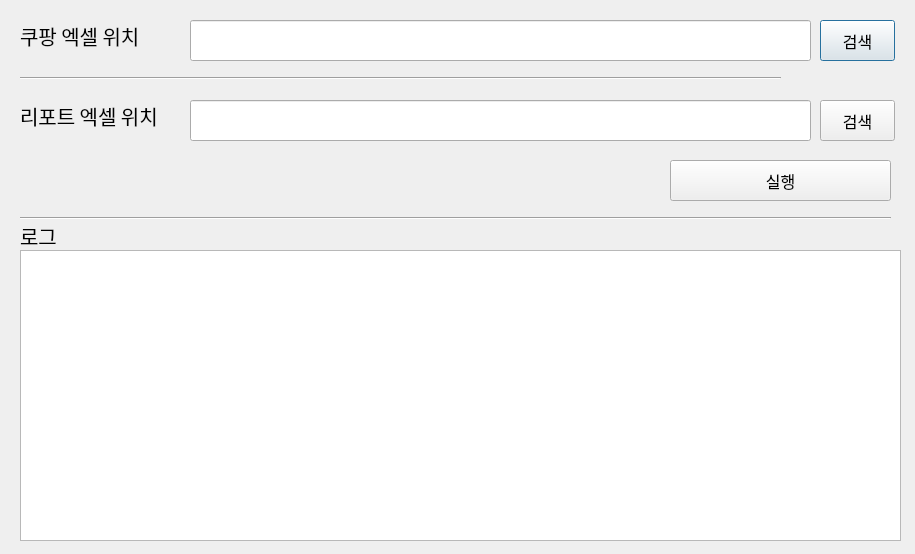
<?xml version="1.0" encoding="UTF-8"?>
<ui version="4.0">
 <class>Dialog</class>
 <widget class="QDialog" name="Dialog">
  <property name="geometry">
   <rect>
    <x>0</x>
    <y>0</y>
    <width>915</width>
    <height>554</height>
   </rect>
  </property>
  <property name="windowTitle">
   <string>Dialog</string>
  </property>
  <widget class="QPushButton" name="btn_search_excel_1">
   <property name="geometry">
    <rect>
     <x>820</x>
     <y>20</y>
     <width>75</width>
     <height>41</height>
    </rect>
   </property>
   <property name="font">
    <font>
     <pointsize>12</pointsize>
    </font>
   </property>
   <property name="text">
    <string>검색</string>
   </property>
  </widget>
  <widget class="QLineEdit" name="lineEdit_excel_1">
   <property name="geometry">
    <rect>
     <x>190</x>
     <y>20</y>
     <width>621</width>
     <height>41</height>
    </rect>
   </property>
   <property name="font">
    <font>
     <pointsize>10</pointsize>
    </font>
   </property>
   <property name="text">
    <string/>
   </property>
  </widget>
  <widget class="QLabel" name="label_1">
   <property name="geometry">
    <rect>
     <x>20</x>
     <y>20</y>
     <width>161</width>
     <height>31</height>
    </rect>
   </property>
   <property name="font">
    <font>
     <family>새굴림</family>
     <pointsize>15</pointsize>
    </font>
   </property>
   <property name="text">
    <string>쿠팡 엑셀 위치</string>
   </property>
  </widget>
  <widget class="Line" name="line">
   <property name="geometry">
    <rect>
     <x>20</x>
     <y>70</y>
     <width>761</width>
     <height>16</height>
    </rect>
   </property>
   <property name="orientation">
    <enum>Qt::Horizontal</enum>
   </property>
  </widget>
  <widget class="QPushButton" name="btn_execute">
   <property name="geometry">
    <rect>
     <x>670</x>
     <y>160</y>
     <width>221</width>
     <height>41</height>
    </rect>
   </property>
   <property name="font">
    <font>
     <pointsize>12</pointsize>
    </font>
   </property>
   <property name="text">
    <string>실행</string>
   </property>
  </widget>
  <widget class="QLabel" name="label_3">
   <property name="geometry">
    <rect>
     <x>20</x>
     <y>220</y>
     <width>91</width>
     <height>31</height>
    </rect>
   </property>
   <property name="font">
    <font>
     <family>새굴림</family>
     <pointsize>15</pointsize>
    </font>
   </property>
   <property name="text">
    <string>로그</string>
   </property>
  </widget>
  <widget class="QTextEdit" name="textEdit_log">
   <property name="geometry">
    <rect>
     <x>20</x>
     <y>250</y>
     <width>881</width>
     <height>291</height>
    </rect>
   </property>
   <property name="html">
    <string>&lt;!DOCTYPE HTML PUBLIC &quot;-//W3C//DTD HTML 4.0//EN&quot; &quot;http://www.w3.org/TR/REC-html40/strict.dtd&quot;&gt;
&lt;html&gt;&lt;head&gt;&lt;meta name=&quot;qrichtext&quot; content=&quot;1&quot; /&gt;&lt;style type=&quot;text/css&quot;&gt;
p, li { white-space: pre-wrap; }
&lt;/style&gt;&lt;/head&gt;&lt;body style=&quot; font-family:'Gulim'; font-size:9pt; font-weight:400; font-style:normal;&quot;&gt;
&lt;p style=&quot;-qt-paragraph-type:empty; margin-top:0px; margin-bottom:0px; margin-left:0px; margin-right:0px; -qt-block-indent:0; text-indent:0px;&quot;&gt;&lt;br /&gt;&lt;/p&gt;&lt;/body&gt;&lt;/html&gt;</string>
   </property>
  </widget>
  <widget class="Line" name="line_9">
   <property name="geometry">
    <rect>
     <x>20</x>
     <y>210</y>
     <width>871</width>
     <height>16</height>
    </rect>
   </property>
   <property name="orientation">
    <enum>Qt::Horizontal</enum>
   </property>
  </widget>
  <widget class="QLabel" name="label_2">
   <property name="geometry">
    <rect>
     <x>20</x>
     <y>100</y>
     <width>161</width>
     <height>31</height>
    </rect>
   </property>
   <property name="font">
    <font>
     <family>새굴림</family>
     <pointsize>15</pointsize>
    </font>
   </property>
   <property name="text">
    <string>리포트 엑셀 위치</string>
   </property>
  </widget>
  <widget class="QPushButton" name="btn_search_excel_2">
   <property name="geometry">
    <rect>
     <x>820</x>
     <y>100</y>
     <width>75</width>
     <height>41</height>
    </rect>
   </property>
   <property name="font">
    <font>
     <pointsize>12</pointsize>
    </font>
   </property>
   <property name="text">
    <string>검색</string>
   </property>
  </widget>
  <widget class="QLineEdit" name="lineEdit_excel_2">
   <property name="geometry">
    <rect>
     <x>190</x>
     <y>100</y>
     <width>621</width>
     <height>41</height>
    </rect>
   </property>
   <property name="font">
    <font>
     <pointsize>10</pointsize>
    </font>
   </property>
   <property name="text">
    <string/>
   </property>
  </widget>
 </widget>
 <resources/>
 <connections/>
</ui>
